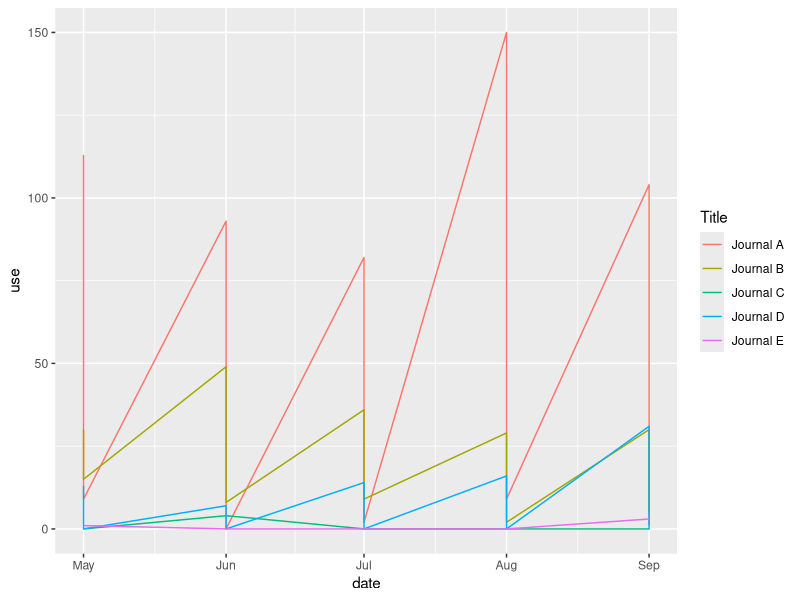
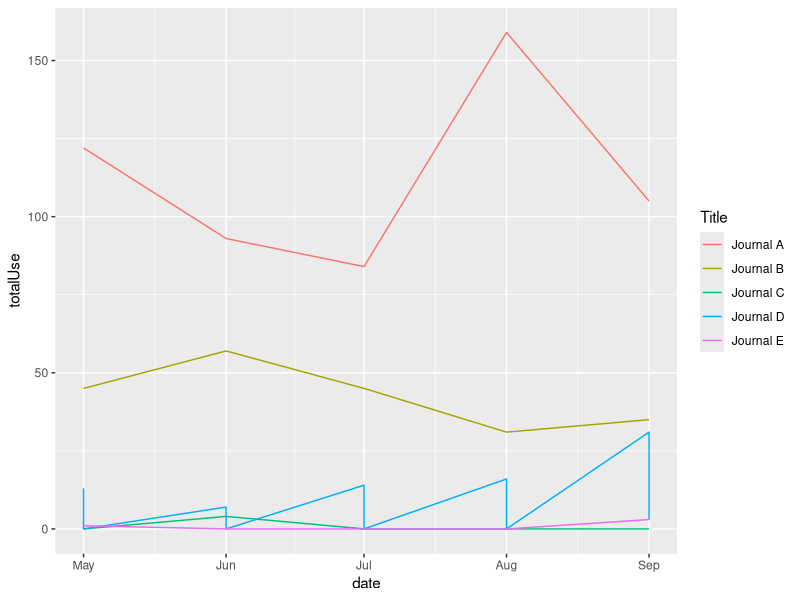
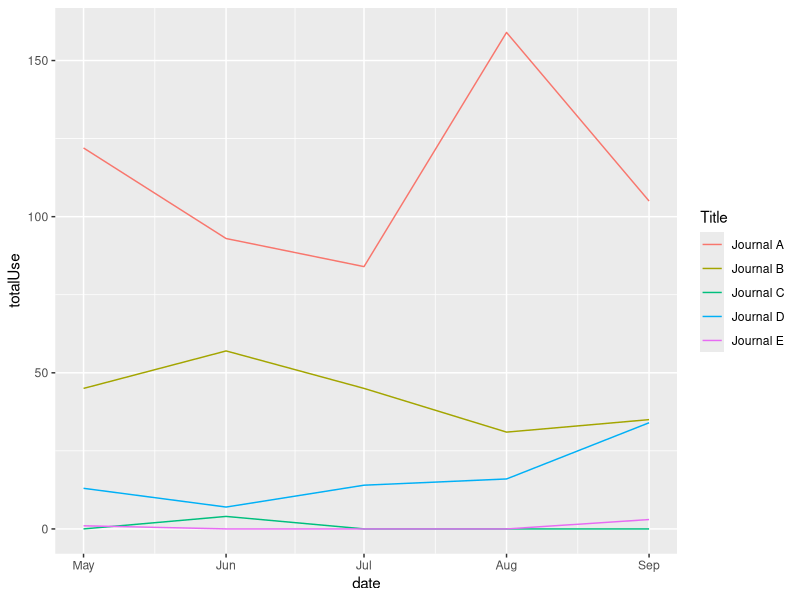
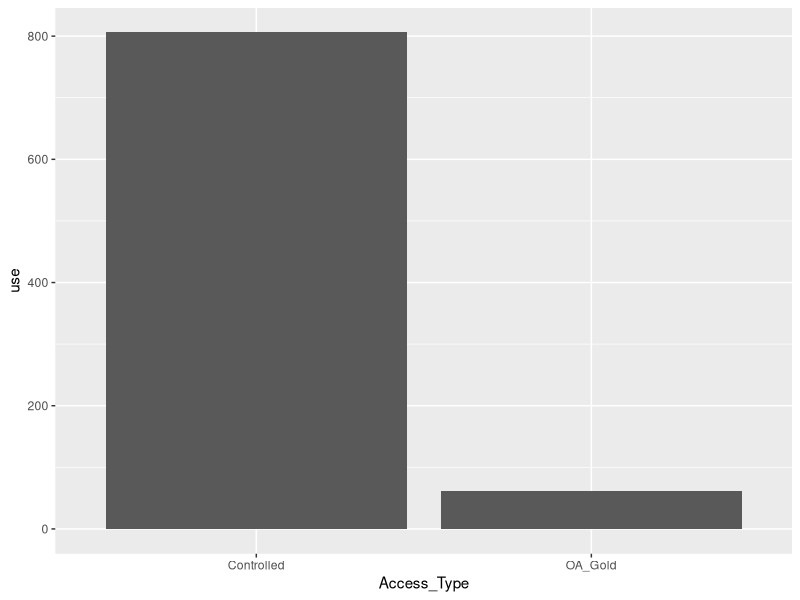
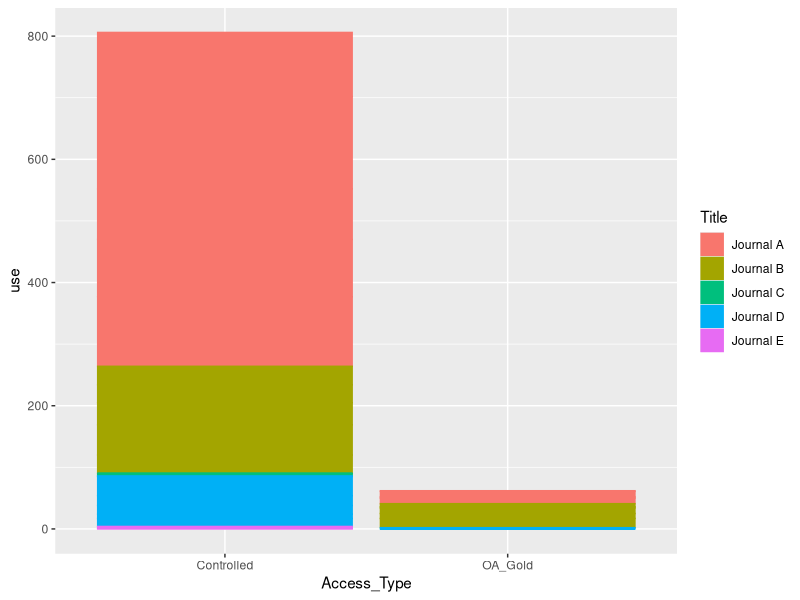
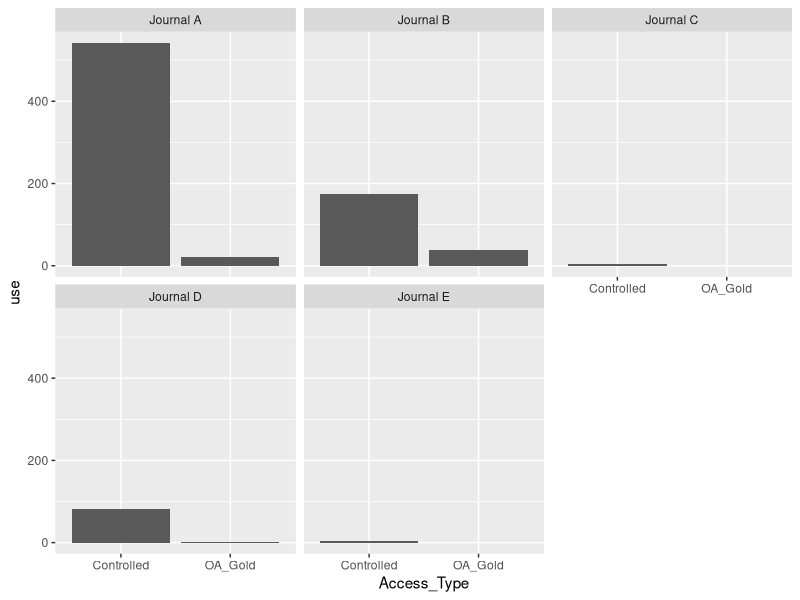
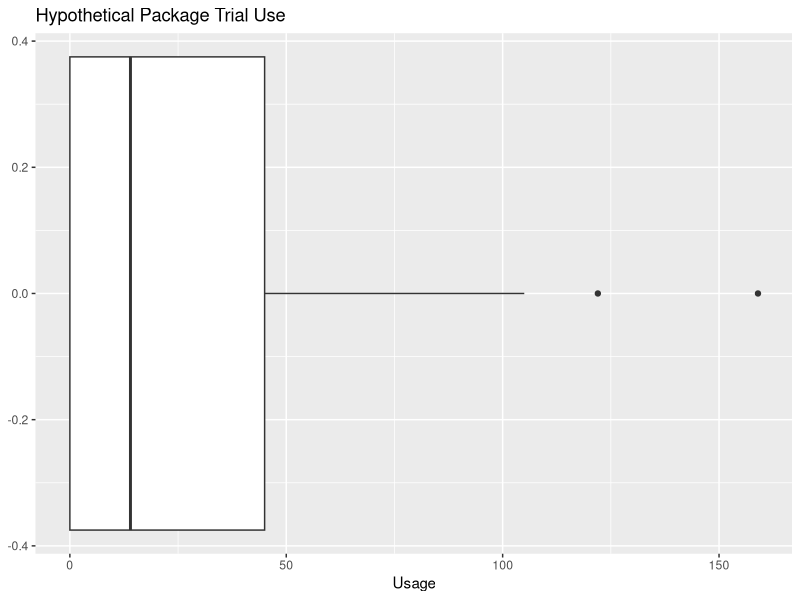
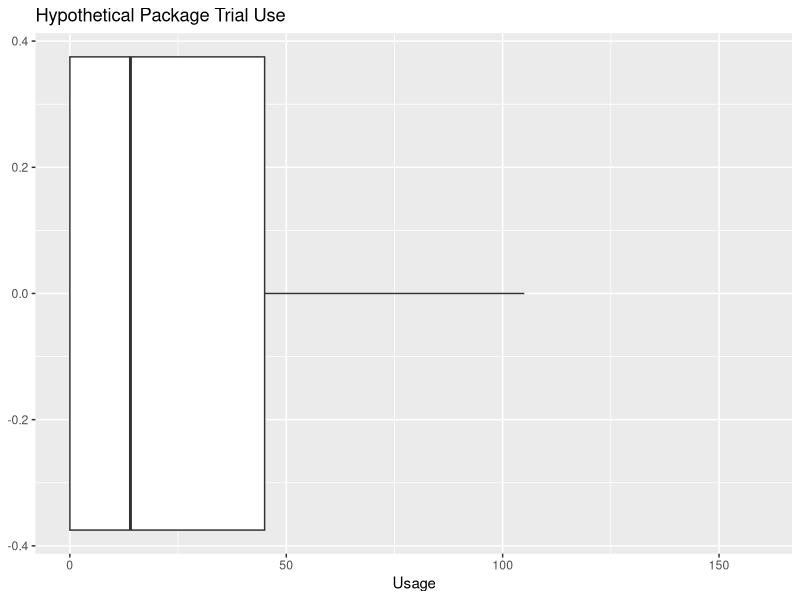

Here is the R script that generated these plots, in order:
## ---- chunk 1
require(tidyverse)
require(dplyr)
require(readxl)
require(lubridate)
## ---- chunk 2
#install.packages("tidyverse")
# install.packages("dplyr")
# install.packages("readxl")
# install.packages("lubridate")
## ---- chunk 3
counter <- read_excel("NCLA20_counterData.xlsx", sheet = 1, skip = 12)
## ---- chunk 4
show(counter)
## ---- chunk 5
counter <- gather(counter, date, use, -c(1:5))
show(counter)
## ---- chunk 6
counter$date <- as.numeric(counter$date)
counter$date <- as.Date(counter$date, origin = "1899-12-30")
glimpse(counter)
## ---- chunk 7
counter$Title <- as.factor(counter$Title)
## ---- chunk 8
ggplot(counter, aes(x = date, y = use, color = Title))+
  geom_line()
## ---- chunk 9
counter <- counter[-5]
counter <- spread(counter, Access_Type, use)
show(counter)
## ---- chunk 10
counter$totalUse <- rowSums(cbind(counter$Controlled, counter$OA_Gold), na.rm = TRUE)
show(counter)
## ---- chunk 11
ggplot(counter, aes(x = date, y = totalUse, color = Title))+
  geom_line()
## ---- chunk 12
counter <- counter[-c(2:3)]
counter <- aggregate(counter[c(3:5)], by=counter[c(1:2)], sum)
## ---- chunk 13
ggplot(counter, aes(date, totalUse, color = Title))+
  geom_line()
## ---- chunk 14
counterA <- read_excel("NCLA20_counterData.xlsx", skip = 12)

#reformat the counter dataframe
counterA <- gather(counterA, date, use, -c(1:5))
counterA$date <- as.numeric(counterA$date)
counterA$date <- as.Date(counterA$date, origin = "1899-12-30")
counterA$Title <- as.factor(counterA$Title)
show(counterA)
## ---- chunk 15
ggplot(counterA, aes(Access_Type, use))+
  geom_col()
## ---- chunk 16
ggplot(counterA, aes(Access_Type, use, color=Title, fill=Title))+
  geom_col()
## ---- chunk 17
ggplot(counterA, aes(Access_Type, use))+
  geom_col()+
  facet_wrap(vars(Title))
## ---- chunk 18
      ggplot(counter, aes(y=totalUse))+
        geom_boxplot()+
        labs(title = "Hypothetical Package Trial Use", x= NULL, y = "Usage") +
        coord_flip()+
        theme(legend.position = "none")

## ---- chunk 19
      ggplot(counter, aes(y=totalUse))+
        geom_boxplot(outlier.shape = NA)+
        labs(title = "Hypothetical Package Trial Use", x= NULL, y = "Usage") +
        coord_flip()+
        theme(legend.position = "none")
## ---- chunk 20
summary(counter$totalUse)
## ---- chunk 21
ggplot(counter, aes(date, totalUse)) +
      geom_smooth(method = "loess", color = "#D6456CFF") +
      labs(title = "Hypothetical Package Trial, loess regression with 95% confidence interval", x = "Date", y = "Usage") +
      theme(legend.position="none")
